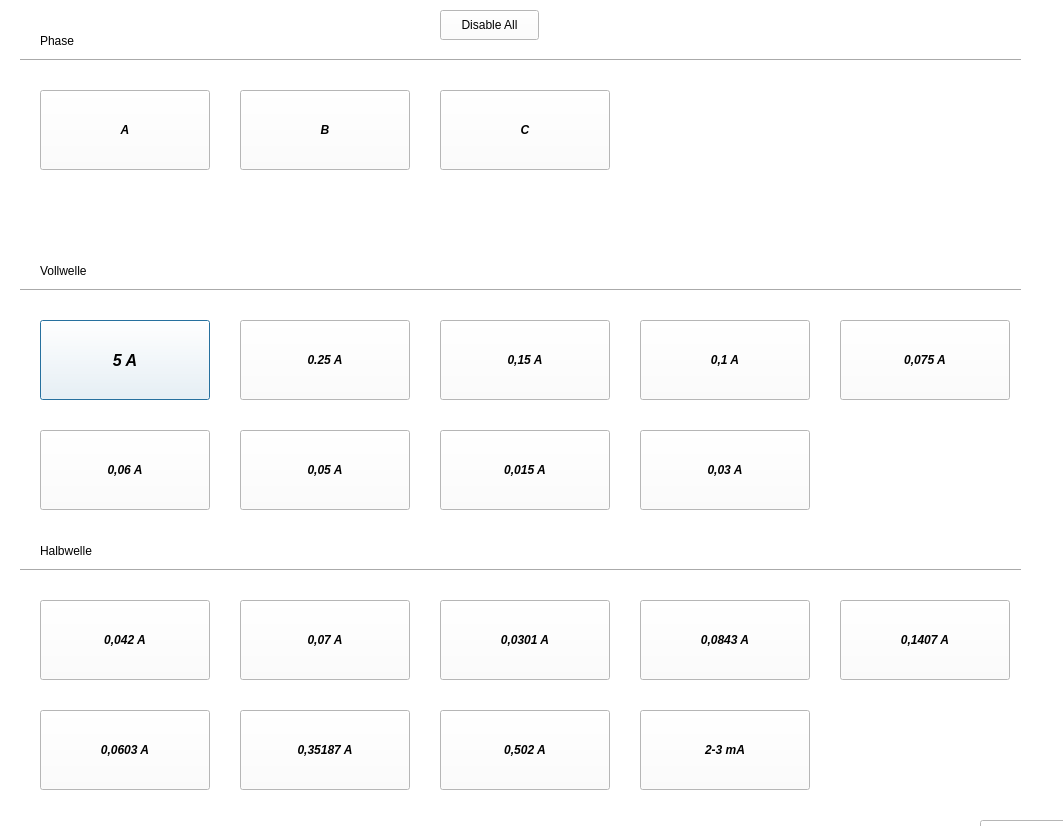
<?xml version="1.0" encoding="UTF-8"?>
<ui version="4.0">
 <class>Dialog</class>
 <widget class="QDialog" name="Dialog">
  <property name="geometry">
   <rect>
    <x>0</x>
    <y>0</y>
    <width>1063</width>
    <height>826</height>
   </rect>
  </property>
  <property name="windowTitle">
   <string>Dialog</string>
  </property>
  <property name="styleSheet">
   <string notr="true">background-color: rgb(255,255,255);</string>
  </property>
  <widget class="QPushButton" name="S1">
   <property name="geometry">
    <rect>
     <x>40</x>
     <y>320</y>
     <width>170</width>
     <height>80</height>
    </rect>
   </property>
   <property name="font">
    <font>
     <pointsize>12</pointsize>
     <weight>75</weight>
     <italic>true</italic>
     <bold>true</bold>
    </font>
   </property>
   <property name="autoFillBackground">
    <bool>false</bool>
   </property>
   <property name="styleSheet">
    <string notr="true"/>
   </property>
   <property name="text">
    <string>5 A</string>
   </property>
   <property name="default">
    <bool>false</bool>
   </property>
  </widget>
  <widget class="QPushButton" name="S2">
   <property name="geometry">
    <rect>
     <x>240</x>
     <y>320</y>
     <width>170</width>
     <height>80</height>
    </rect>
   </property>
   <property name="font">
    <font>
     <weight>75</weight>
     <italic>true</italic>
     <bold>true</bold>
    </font>
   </property>
   <property name="text">
    <string>0.25 A</string>
   </property>
  </widget>
  <widget class="QPushButton" name="S3">
   <property name="geometry">
    <rect>
     <x>440</x>
     <y>320</y>
     <width>170</width>
     <height>80</height>
    </rect>
   </property>
   <property name="font">
    <font>
     <weight>75</weight>
     <italic>true</italic>
     <bold>true</bold>
    </font>
   </property>
   <property name="text">
    <string>0,15 A</string>
   </property>
  </widget>
  <widget class="QPushButton" name="S4">
   <property name="geometry">
    <rect>
     <x>640</x>
     <y>320</y>
     <width>170</width>
     <height>80</height>
    </rect>
   </property>
   <property name="font">
    <font>
     <weight>75</weight>
     <italic>true</italic>
     <bold>true</bold>
    </font>
   </property>
   <property name="text">
    <string>0,1 A</string>
   </property>
  </widget>
  <widget class="QPushButton" name="S6">
   <property name="geometry">
    <rect>
     <x>40</x>
     <y>430</y>
     <width>170</width>
     <height>80</height>
    </rect>
   </property>
   <property name="font">
    <font>
     <weight>75</weight>
     <italic>true</italic>
     <bold>true</bold>
    </font>
   </property>
   <property name="text">
    <string>0,06 A</string>
   </property>
  </widget>
  <widget class="QPushButton" name="S7">
   <property name="geometry">
    <rect>
     <x>240</x>
     <y>430</y>
     <width>170</width>
     <height>80</height>
    </rect>
   </property>
   <property name="font">
    <font>
     <weight>75</weight>
     <italic>true</italic>
     <bold>true</bold>
    </font>
   </property>
   <property name="text">
    <string>0,05 A</string>
   </property>
  </widget>
  <widget class="QPushButton" name="S8">
   <property name="geometry">
    <rect>
     <x>440</x>
     <y>430</y>
     <width>170</width>
     <height>80</height>
    </rect>
   </property>
   <property name="font">
    <font>
     <weight>75</weight>
     <italic>true</italic>
     <bold>true</bold>
    </font>
   </property>
   <property name="text">
    <string>0,015 A</string>
   </property>
  </widget>
  <widget class="QPushButton" name="S9">
   <property name="geometry">
    <rect>
     <x>640</x>
     <y>430</y>
     <width>170</width>
     <height>80</height>
    </rect>
   </property>
   <property name="font">
    <font>
     <weight>75</weight>
     <italic>true</italic>
     <bold>true</bold>
    </font>
   </property>
   <property name="text">
    <string>0,03 A</string>
   </property>
  </widget>
  <widget class="QPushButton" name="S10">
   <property name="geometry">
    <rect>
     <x>40</x>
     <y>600</y>
     <width>170</width>
     <height>80</height>
    </rect>
   </property>
   <property name="font">
    <font>
     <weight>75</weight>
     <italic>true</italic>
     <bold>true</bold>
    </font>
   </property>
   <property name="text">
    <string>0,042 A</string>
   </property>
  </widget>
  <widget class="QPushButton" name="S11">
   <property name="geometry">
    <rect>
     <x>240</x>
     <y>600</y>
     <width>170</width>
     <height>80</height>
    </rect>
   </property>
   <property name="font">
    <font>
     <weight>75</weight>
     <italic>true</italic>
     <bold>true</bold>
    </font>
   </property>
   <property name="text">
    <string>0,07 A</string>
   </property>
  </widget>
  <widget class="QPushButton" name="S12">
   <property name="geometry">
    <rect>
     <x>440</x>
     <y>600</y>
     <width>170</width>
     <height>80</height>
    </rect>
   </property>
   <property name="font">
    <font>
     <weight>75</weight>
     <italic>true</italic>
     <bold>true</bold>
    </font>
   </property>
   <property name="text">
    <string>0,0301 A</string>
   </property>
  </widget>
  <widget class="QPushButton" name="S13">
   <property name="geometry">
    <rect>
     <x>640</x>
     <y>600</y>
     <width>170</width>
     <height>80</height>
    </rect>
   </property>
   <property name="font">
    <font>
     <weight>75</weight>
     <italic>true</italic>
     <bold>true</bold>
    </font>
   </property>
   <property name="text">
    <string>0,0843 A</string>
   </property>
  </widget>
  <widget class="QPushButton" name="S14">
   <property name="geometry">
    <rect>
     <x>840</x>
     <y>600</y>
     <width>170</width>
     <height>80</height>
    </rect>
   </property>
   <property name="font">
    <font>
     <weight>75</weight>
     <italic>true</italic>
     <bold>true</bold>
    </font>
   </property>
   <property name="text">
    <string>0,1407 A</string>
   </property>
  </widget>
  <widget class="QPushButton" name="S15">
   <property name="geometry">
    <rect>
     <x>40</x>
     <y>710</y>
     <width>170</width>
     <height>80</height>
    </rect>
   </property>
   <property name="font">
    <font>
     <weight>75</weight>
     <italic>true</italic>
     <bold>true</bold>
    </font>
   </property>
   <property name="text">
    <string>0,0603 A</string>
   </property>
  </widget>
  <widget class="QPushButton" name="S16">
   <property name="geometry">
    <rect>
     <x>240</x>
     <y>710</y>
     <width>170</width>
     <height>80</height>
    </rect>
   </property>
   <property name="font">
    <font>
     <weight>75</weight>
     <italic>true</italic>
     <bold>true</bold>
    </font>
   </property>
   <property name="text">
    <string>0,35187 A</string>
   </property>
  </widget>
  <widget class="QPushButton" name="S5">
   <property name="geometry">
    <rect>
     <x>840</x>
     <y>320</y>
     <width>170</width>
     <height>80</height>
    </rect>
   </property>
   <property name="font">
    <font>
     <weight>75</weight>
     <italic>true</italic>
     <bold>true</bold>
    </font>
   </property>
   <property name="text">
    <string>0,075 A</string>
   </property>
  </widget>
  <widget class="QPushButton" name="S17">
   <property name="geometry">
    <rect>
     <x>440</x>
     <y>710</y>
     <width>170</width>
     <height>80</height>
    </rect>
   </property>
   <property name="font">
    <font>
     <weight>75</weight>
     <italic>true</italic>
     <bold>true</bold>
    </font>
   </property>
   <property name="text">
    <string>0,502 A</string>
   </property>
  </widget>
  <widget class="QPushButton" name="pushButton_15">
   <property name="geometry">
    <rect>
     <x>980</x>
     <y>820</y>
     <width>320</width>
     <height>80</height>
    </rect>
   </property>
   <property name="text">
    <string>PushButton</string>
   </property>
  </widget>
  <widget class="QPushButton" name="S18">
   <property name="geometry">
    <rect>
     <x>640</x>
     <y>710</y>
     <width>170</width>
     <height>80</height>
    </rect>
   </property>
   <property name="font">
    <font>
     <weight>75</weight>
     <italic>true</italic>
     <bold>true</bold>
    </font>
   </property>
   <property name="text">
    <string>2-3 mA</string>
   </property>
  </widget>
  <widget class="Line" name="line">
   <property name="geometry">
    <rect>
     <x>20</x>
     <y>560</y>
     <width>1001</width>
     <height>20</height>
    </rect>
   </property>
   <property name="orientation">
    <enum>Qt::Horizontal</enum>
   </property>
  </widget>
  <widget class="QLabel" name="label">
   <property name="geometry">
    <rect>
     <x>40</x>
     <y>540</y>
     <width>68</width>
     <height>22</height>
    </rect>
   </property>
   <property name="text">
    <string>Halbwelle</string>
   </property>
  </widget>
  <widget class="Line" name="line_2">
   <property name="geometry">
    <rect>
     <x>20</x>
     <y>280</y>
     <width>1001</width>
     <height>20</height>
    </rect>
   </property>
   <property name="orientation">
    <enum>Qt::Horizontal</enum>
   </property>
  </widget>
  <widget class="QLabel" name="label_2">
   <property name="geometry">
    <rect>
     <x>40</x>
     <y>260</y>
     <width>68</width>
     <height>22</height>
    </rect>
   </property>
   <property name="text">
    <string>Vollwelle</string>
   </property>
  </widget>
  <widget class="QPushButton" name="P1">
   <property name="geometry">
    <rect>
     <x>40</x>
     <y>90</y>
     <width>170</width>
     <height>80</height>
    </rect>
   </property>
   <property name="font">
    <font>
     <weight>75</weight>
     <italic>true</italic>
     <bold>true</bold>
    </font>
   </property>
   <property name="text">
    <string>A</string>
   </property>
  </widget>
  <widget class="QPushButton" name="P2">
   <property name="geometry">
    <rect>
     <x>240</x>
     <y>90</y>
     <width>170</width>
     <height>80</height>
    </rect>
   </property>
   <property name="font">
    <font>
     <weight>75</weight>
     <italic>true</italic>
     <bold>true</bold>
    </font>
   </property>
   <property name="text">
    <string>B</string>
   </property>
  </widget>
  <widget class="QPushButton" name="P3">
   <property name="geometry">
    <rect>
     <x>440</x>
     <y>90</y>
     <width>170</width>
     <height>80</height>
    </rect>
   </property>
   <property name="font">
    <font>
     <weight>75</weight>
     <italic>true</italic>
     <bold>true</bold>
    </font>
   </property>
   <property name="text">
    <string>C</string>
   </property>
  </widget>
  <widget class="Line" name="line_3">
   <property name="geometry">
    <rect>
     <x>20</x>
     <y>50</y>
     <width>1001</width>
     <height>20</height>
    </rect>
   </property>
   <property name="orientation">
    <enum>Qt::Horizontal</enum>
   </property>
  </widget>
  <widget class="QLabel" name="label_3">
   <property name="geometry">
    <rect>
     <x>40</x>
     <y>30</y>
     <width>68</width>
     <height>22</height>
    </rect>
   </property>
   <property name="text">
    <string>Phase</string>
   </property>
  </widget>
  <widget class="QPushButton" name="Disable">
   <property name="geometry">
    <rect>
     <x>440</x>
     <y>10</y>
     <width>99</width>
     <height>30</height>
    </rect>
   </property>
   <property name="text">
    <string>Disable All</string>
   </property>
  </widget>
 </widget>
 <resources/>
 <connections/>
</ui>
